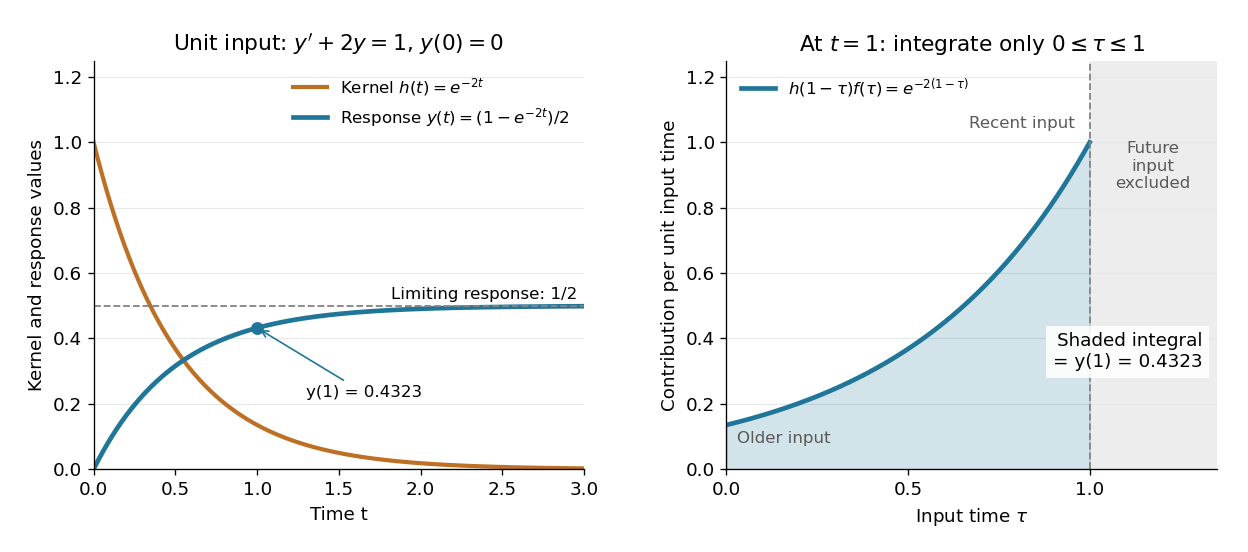

Recreate this plot in Python.
"""Plot a first-order response and its finite convolution history; PNG to cwd.

Tested with Python 3.14, matplotlib 3.10.7, and numpy 2.3.5.
"""

from pathlib import Path

import matplotlib.pyplot as plt
import numpy as np


def response(time):
    return -np.expm1(-2 * np.asarray(time)) / 2


def main():
    plt.rcParams.update({"font.size": 11, "axes.titlesize": 13})
    fig, (left, right) = plt.subplots(
        1, 2, figsize=(10.4, 4.6), dpi=120, facecolor="white"
    )
    time = np.linspace(0, 3, 1001)
    left.plot(time, np.exp(-2 * time), color="#bd7024", linewidth=2.5,
              label=r"Kernel $h(t)=e^{-2t}$")
    left.plot(time, response(time), color="#207699", linewidth=2.8,
              label=r"Response $y(t)=(1-e^{-2t})/2$")
    left.axhline(0.5, color="#858585", linestyle="--", linewidth=1.1)
    left.text(2.96, 0.52, "Limiting response: 1/2", ha="right", fontsize=10)
    snapshot = 1.0
    amount = float(response(snapshot))
    left.scatter([snapshot], [amount], color="#207699", s=45, zorder=4)
    left.annotate(f"y(1) = {amount:.4f}", xy=(snapshot, amount),
                  xytext=(1.3, 0.22), fontsize=10,
                  arrowprops={"arrowstyle": "->", "color": "#207699"})
    left.set(title=r"Unit input: $y'+2y=1$, $y(0)=0$",
             xlabel="Time t", ylabel="Kernel and response values",
             xlim=(0, 3), ylim=(0, 1.25))
    left.legend(loc="upper right", frameon=False, fontsize=10)

    history = np.linspace(0, snapshot, 601)
    contributions = np.exp(-2 * (snapshot - history))
    right.fill_between(history, 0, contributions, color="#207699", alpha=0.2)
    right.plot(history, contributions, color="#207699", linewidth=2.8,
               label=r"$h(1-\tau)f(\tau)=e^{-2(1-\tau)}$")
    right.axvline(snapshot, color="#858585", linestyle="--", linewidth=1.1)
    right.axvspan(snapshot, 1.35, color="#ededed", zorder=0)
    right.text(0.97, 0.25, f"Shaded integral\n= y(1) = {amount:.4f}",
               transform=right.transAxes, ha="right", fontsize=11,
               bbox={"facecolor": "white", "edgecolor": "none", "alpha": 0.9})
    right.text(1.175, 0.86, "Future\ninput\nexcluded", ha="center", fontsize=10,
               color="#595959")
    right.text(0.03, 0.08, "Older input", fontsize=10, color="#595959")
    right.text(0.96, 1.045, "Recent input", ha="right", fontsize=10, color="#595959")
    right.set(title=r"At $t=1$: integrate only $0\leq\tau\leq1$",
              xlabel=r"Input time $\tau$", ylabel="Contribution per unit input time",
              xlim=(0, 1.35), ylim=(0, 1.25), xticks=[0, 0.5, 1])
    right.legend(loc="upper left", frameon=False, fontsize=10)
    for ax in (left, right):
        ax.spines[["top", "right"]].set_visible(False)
        ax.grid(axis="y", color="#e5e9eb", linewidth=0.7)
        ax.set_axisbelow(True)
    fig.subplots_adjust(left=0.075, right=0.975, bottom=0.15, top=0.89, wspace=0.29)
    fig.savefig(Path.cwd() / Path(__file__).with_suffix(".png").name,
                facecolor="white", transparent=False)
    plt.close(fig)


if __name__ == "__main__":
    main()
